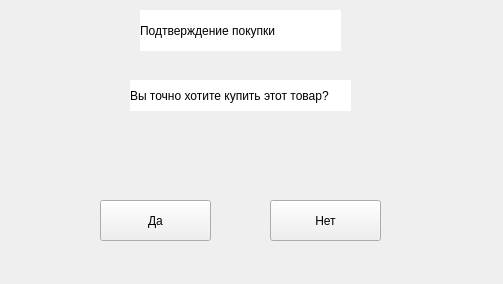
<?xml version="1.0" encoding="UTF-8"?>
<ui version="4.0">
 <class>Form</class>
 <widget class="QWidget" name="Form">
  <property name="geometry">
   <rect>
    <x>0</x>
    <y>0</y>
    <width>503</width>
    <height>284</height>
   </rect>
  </property>
  <property name="windowTitle">
   <string>Form</string>
  </property>
  <widget class="QLabel" name="label">
   <property name="geometry">
    <rect>
     <x>140</x>
     <y>10</y>
     <width>201</width>
     <height>41</height>
    </rect>
   </property>
   <property name="styleSheet">
    <string notr="true">background-color: rgb(255, 255, 255);
font: 18pt &quot;Bahnschrift Condensed&quot;;</string>
   </property>
   <property name="text">
    <string>Подтверждение покупки</string>
   </property>
  </widget>
  <widget class="QLabel" name="label_2">
   <property name="geometry">
    <rect>
     <x>130</x>
     <y>80</y>
     <width>221</width>
     <height>31</height>
    </rect>
   </property>
   <property name="styleSheet">
    <string notr="true">background-color: rgb(255, 255, 255);
font: 14pt &quot;Bahnschrift Condensed&quot;;</string>
   </property>
   <property name="text">
    <string>Вы точно хотите купить этот товар? </string>
   </property>
  </widget>
  <widget class="QPushButton" name="button_next">
   <property name="geometry">
    <rect>
     <x>100</x>
     <y>200</y>
     <width>111</width>
     <height>41</height>
    </rect>
   </property>
   <property name="styleSheet">
    <string notr="true">font: 16pt &quot;Bahnschrift Condensed&quot;;</string>
   </property>
   <property name="text">
    <string>Да</string>
   </property>
  </widget>
  <widget class="QPushButton" name="button_exit">
   <property name="geometry">
    <rect>
     <x>270</x>
     <y>200</y>
     <width>111</width>
     <height>41</height>
    </rect>
   </property>
   <property name="styleSheet">
    <string notr="true">font: 16pt &quot;Bahnschrift Condensed&quot;;</string>
   </property>
   <property name="text">
    <string>Нет</string>
   </property>
  </widget>
 </widget>
 <resources/>
 <connections/>
</ui>
